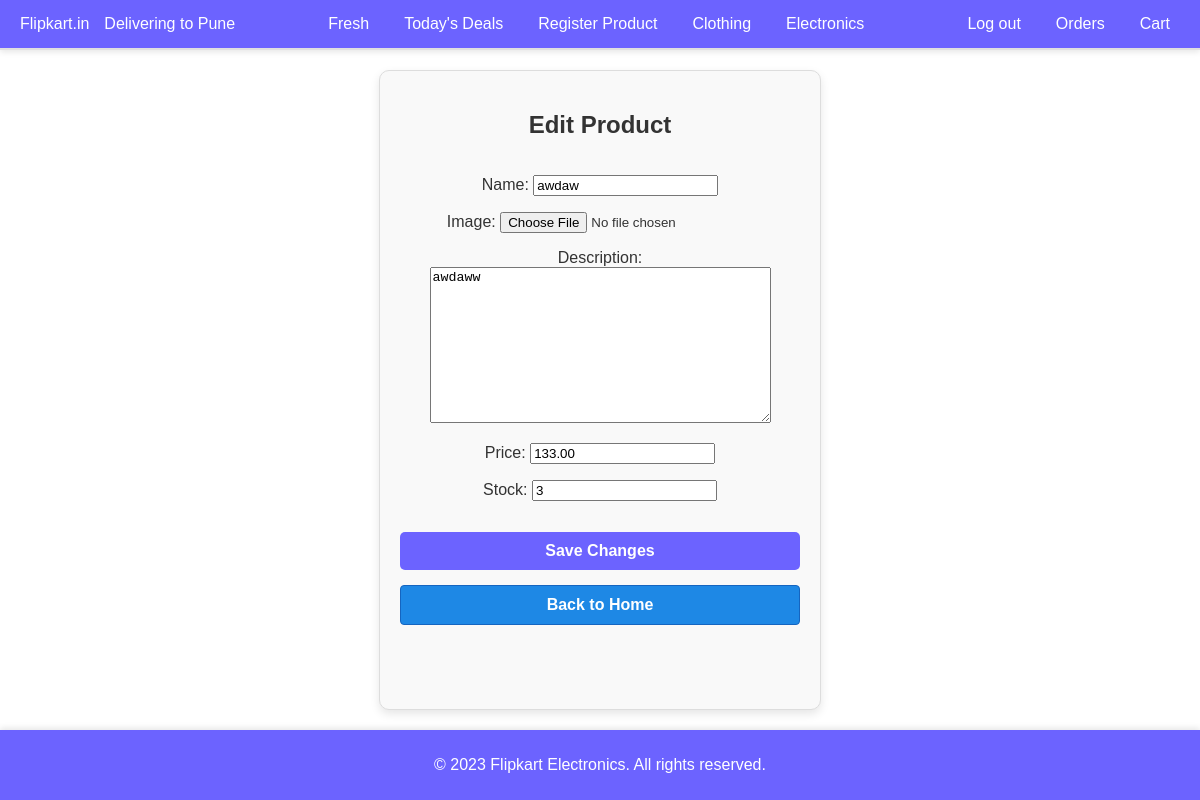
/electronics/edit/9/, run on the app's committed database.
### Electronics/models.py (models this page shows, shortened)
class Product(models.Model):
    name = models.CharField(max_length=255, null=True, blank=True)
    image = models.ImageField(upload_to='images/', null=True, blank=True)
    description = models.TextField(null=True, blank=True)
    price = models.DecimalField(max_digits=10, decimal_places=2, null=True, blank=True)
    stock = models.IntegerField(null=True, blank=True)

### utils/generic_views.py (the view)
# urls.py: path('edit/<int:product_id>/', generic_edit_product, {'app_name': app_name, 'model_name': 'CloProduct'}, name='edit_product'),  # Edit product URL
def generic_edit_product(request, app_name, model_name, product_id):
    Product = apps.get_model(app_name, model_name)  # Dynamically get the model using model_name
    forms_module = import_module(f'{app_name}.forms')  # Import the forms module of the app
    Form = getattr(forms_module, 'ProductForm')  # Get the ProductForm class from the forms module
    product = get_object_or_404(Product, id=product_id)  # Fetch the product by ID
    if request.method == 'POST':
        form = Form(request.POST, request.FILES, instance=product)  # Bind the form with POST data and the product instance
        if form.is_valid():  # Validate the form data
            form.save()  # Save the updated product
            return redirect(f'{app_name}:home')  # Redirect to the home page
    else:
        form = Form(instance=product)
    return render(request, f'{app_name}/edit_product.html', {'form': form})  # Render the edit_product.html template

### Electronics/forms.py
class ProductForm(forms.ModelForm):
    class Meta:
        model = Product
        fields = '__all__'

### Electronics/templates/Electronics/edit_product.html (shortened to what this page needs)
<!DOCTYPE html>
<html lang="en">
<head>
  {% load static %}
  <link rel="stylesheet" href="{% static 'Electronics/styles.css' %}">
  <link rel="stylesheet" href="{% static 'Electronics/forms.css' %}">
</head>
<body>
  <div class="page-container">
    <header class="navbar">
      <div class="navbar-left">
        <div class="logo">Flipkart.in</div>
        <div class="location">Delivering to Pune</div>
      </div>
      <nav class="navbar-menu">
        <a href="#">Fresh</a>
        <a href="#">Today's Deals</a>
        <a href="#">Register Product</a>
        <a href="{% url 'Clothing:home' %}">Clothing</a>
                <a href="{% url 'Electronics:home' %}">Electronics</a>
      </nav>
      <div class="navbar-right">
        <a href="{% url 'logout' %}">Log out</a>
        <a href="#">Orders</a>
        <a href="#">Cart</a>
      </div>
    </header>
   <div class="divider"></div>
    <div class="form-card">
      <h2>Edit Product</h2>
      <form method="post" enctype="multipart/form-data">
        <div>
          {{ form.as_p }}
        </div>
        <button type="submit" class="edit-button">Save Changes</button>
        <a href="{% url 'Electronics:home' %}" class="edit-button">Back to Home</a>
      </form>
    </div>
    <footer class="footer">
      <p>&copy; 2023 Flipkart Electronics. All rights reserved.</p>
    </footer>
  </div>
</body>
</html>

### Electronics/static/Electronics/styles.css (style rules this page uses)
body { font-family: 'Arial', sans-serif; background-color: #ffffff; color: #333; margin: 0; padding: 0; }
a { text-decoration: none; color: inherit; }
.navbar { background-color: #6c63ff; color: #fff; padding: 15px 20px; display: flex; justify-content: space-between; align-items: center; box-shadow: 0 4px 6px rgba(0, 0, 0, 0.1); }
.navbar a { color: #fff; text-decoration: none; margin: 0 10px; font-size: 1rem; }
.divider { height: 2px; background-color: #e0e0e0; margin: 0; }
.navbar-left, .navbar-menu, .navbar-right { display: flex; align-items: center; gap: 15px; }
.navbar-menu { flex-grow: 1; justify-content: center; }
.navbar-right { justify-content: flex-end; }
.edit-button { display: inline-block; background-color: #1e88e5; border: 1px solid #1565c0; color: #fff; font-weight: bold; font-size: 1rem; padding: 10px 20px; border-radius: 4px; cursor: pointer; transition: background-color 0.3s ease; text-align: center; }
.page-container { display: flex; flex-direction: column; min-height: 100vh; }
.product-grid, .form-card { flex: 1; }
.footer { background-color: #6c63ff; color: #fff; text-align: center; padding: 10px 0; width: 100%; box-shadow: 0 -2px 6px rgba(0, 0, 0, 0.1); }

### Electronics/static/Electronics/forms.css (style rules this page uses)
.form-card { background: #f9f9f9; border: 1px solid #ddd; border-radius: 10px; padding: 20px; width: 400px; text-align: center; box-shadow: 0 4px 10px rgba(0, 0, 0, 0.1); margin: 20px auto; overflow: hidden; }
.form-card h2 { font-size: 1.5rem; margin-bottom: 20px; color: #333; }
.form-card form { display: flex; flex-direction: column; gap: 15px; }
.form-card button { background-color: #6c63ff; color: #fff; border: none; padding: 10px 15px; border-radius: 5px; cursor: pointer; transition: background-color 0.3s ease; }

### data on the page
Product: name "awdaw", description "awdaww", price "133.00", stock "3"
